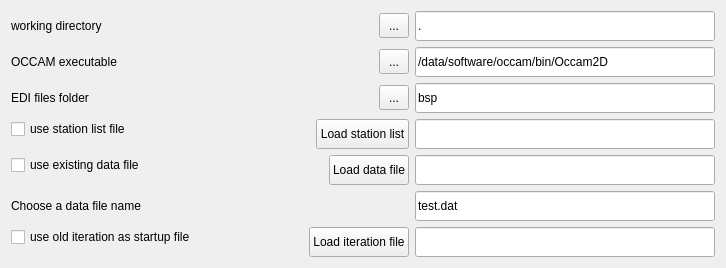
  <widget class="QWidget" name="layoutWidget">
   <property name="geometry">
    <rect>
     <x>142</x>
     <y>26</y>
     <width>726</width>
     <height>262</height>
    </rect>
   </property>
   <layout class="QFormLayout" name="formLayout_9">
    <item row="0" column="0">
     <layout class="QHBoxLayout" name="horizontalLayout_8">
      <item>
       <widget class="QLabel" name="label_2">
        <property name="sizePolicy">
         <sizepolicy hsizetype="Preferred" vsizetype="MinimumExpanding">
          <horstretch>0</horstretch>
          <verstretch>0</verstretch>
         </sizepolicy>
        </property>
        <property name="text">
         <string>working directory</string>
        </property>
       </widget>
      </item>
      <item>
       <spacer name="horizontalSpacer_40">
        <property name="orientation">
         <enum>Qt::Horizontal</enum>
        </property>
        <property name="sizeHint" stdset="0">
         <size>
          <width>40</width>
          <height>20</height>
         </size>
        </property>
       </spacer>
      </item>
     </layout>
    </item>
    <item row="0" column="1">
     <layout class="QHBoxLayout" name="horizontalLayout">
      <item>
       <spacer name="horizontalSpacer_5">
        <property name="orientation">
         <enum>Qt::Horizontal</enum>
        </property>
        <property name="sizeHint" stdset="0">
         <size>
          <width>40</width>
          <height>20</height>
         </size>
        </property>
       </spacer>
      </item>
      <item>
       <widget class="QToolButton" name="button_browse_wd">
        <property name="sizePolicy">
         <sizepolicy hsizetype="Fixed" vsizetype="Fixed">
          <horstretch>0</horstretch>
          <verstretch>0</verstretch>
         </sizepolicy>
        </property>
        <property name="minimumSize">
         <size>
          <width>30</width>
          <height>25</height>
         </size>
        </property>
        <property name="maximumSize">
         <size>
          <width>30</width>
          <height>25</height>
         </size>
        </property>
        <property name="text">
         <string>...</string>
        </property>
       </widget>
      </item>
      <item>
       <widget class="QLineEdit" name="lineEdit_browse_wd">
        <property name="minimumSize">
         <size>
          <width>300</width>
          <height>30</height>
         </size>
        </property>
        <property name="maximumSize">
         <size>
          <width>500</width>
          <height>30</height>
         </size>
        </property>
        <property name="text">
         <string>.</string>
        </property>
       </widget>
      </item>
     </layout>
    </item>
    <item row="1" column="0">
     <layout class="QHBoxLayout" name="horizontalLayout_9">
      <item>
       <widget class="QLabel" name="label_5">
        <property name="text">
         <string>OCCAM executable</string>
        </property>
       </widget>
      </item>
      <item>
       <spacer name="horizontalSpacer_41">
        <property name="orientation">
         <enum>Qt::Horizontal</enum>
        </property>
        <property name="sizeHint" stdset="0">
         <size>
          <width>40</width>
          <height>20</height>
         </size>
        </property>
       </spacer>
      </item>
     </layout>
    </item>
    <item row="1" column="1">
     <layout class="QHBoxLayout" name="horizontalLayout_2">
      <item>
       <spacer name="horizontalSpacer_3">
        <property name="orientation">
         <enum>Qt::Horizontal</enum>
        </property>
        <property name="sizeHint" stdset="0">
         <size>
          <width>40</width>
          <height>20</height>
         </size>
        </property>
       </spacer>
      </item>
      <item>
       <widget class="QToolButton" name="button_browse_occam">
        <property name="sizePolicy">
         <sizepolicy hsizetype="Fixed" vsizetype="Fixed">
          <horstretch>0</horstretch>
          <verstretch>0</verstretch>
         </sizepolicy>
        </property>
        <property name="minimumSize">
         <size>
          <width>30</width>
          <height>25</height>
         </size>
        </property>
        <property name="maximumSize">
         <size>
          <width>30</width>
          <height>25</height>
         </size>
        </property>
        <property name="text">
         <string>...</string>
        </property>
       </widget>
      </item>
      <item>
       <widget class="QLineEdit" name="lineEdit_browse_occam">
        <property name="minimumSize">
         <size>
          <width>300</width>
          <height>30</height>
         </size>
        </property>
        <property name="maximumSize">
         <size>
          <width>500</width>
          <height>30</height>
         </size>
        </property>
        <property name="text">
         <string>/data/software/occam/bin/Occam2D</string>
        </property>
       </widget>
      </item>
     </layout>
    </item>
    <item row="2" column="0">
     <layout class="QHBoxLayout" name="horizontalLayout_10">
      <item>
       <widget class="QLabel" name="label_28">
        <property name="sizePolicy">
         <sizepolicy hsizetype="Preferred" vsizetype="MinimumExpanding">
          <horstretch>0</horstretch>
          <verstretch>0</verstretch>
         </sizepolicy>
        </property>
        <property name="text">
         <string>EDI files folder</string>
        </property>
       </widget>
      </item>
      <item>
       <spacer name="horizontalSpacer_42">
        <property name="orientation">
         <enum>Qt::Horizontal</enum>
        </property>
        <property name="sizeHint" stdset="0">
         <size>
          <width>40</width>
          <height>20</height>
         </size>
        </property>
       </spacer>
      </item>
     </layout>
    </item>
    <item row="2" column="1">
     <layout class="QHBoxLayout" name="horizontalLayout_3">
      <item>
       <spacer name="horizontalSpacer_10">
        <property name="orientation">
         <enum>Qt::Horizontal</enum>
        </property>
        <property name="sizeHint" stdset="0">
         <size>
          <width>40</width>
          <height>20</height>
         </size>
        </property>
       </spacer>
      </item>
      <item>
       <widget class="QToolButton" name="button_browse_edis">
        <property name="sizePolicy">
         <sizepolicy hsizetype="Fixed" vsizetype="Fixed">
          <horstretch>0</horstretch>
          <verstretch>0</verstretch>
         </sizepolicy>
        </property>
        <property name="minimumSize">
         <size>
          <width>30</width>
          <height>25</height>
         </size>
        </property>
        <property name="maximumSize">
         <size>
          <width>30</width>
          <height>25</height>
         </size>
        </property>
        <property name="text">
         <string>...</string>
        </property>
       </widget>
      </item>
      <item>
       <widget class="QLineEdit" name="lineEdit_browse_edis">
        <property name="minimumSize">
         <size>
          <width>300</width>
          <height>30</height>
         </size>
        </property>
        <property name="maximumSize">
         <size>
          <width>500</width>
          <height>30</height>
         </size>
        </property>
        <property name="text">
         <string>bsp</string>
        </property>
       </widget>
      </item>
     </layout>
    </item>
    <item row="3" column="0">
     <layout class="QHBoxLayout" name="horizontalLayout_11">
      <item>
       <widget class="QCheckBox" name="checkBox_usestationlist">
        <property name="text">
         <string>use station list file</string>
        </property>
       </widget>
      </item>
      <item>
       <spacer name="horizontalSpacer_43">
        <property name="orientation">
         <enum>Qt::Horizontal</enum>
        </property>
        <property name="sizeHint" stdset="0">
         <size>
          <width>40</width>
          <height>20</height>
         </size>
        </property>
       </spacer>
      </item>
     </layout>
    </item>
    <item row="3" column="1">
     <layout class="QHBoxLayout" name="horizontalLayout_4">
      <item>
       <spacer name="horizontalSpacer_48">
        <property name="orientation">
         <enum>Qt::Horizontal</enum>
        </property>
        <property name="sizeHint" stdset="0">
         <size>
          <width>40</width>
          <height>20</height>
         </size>
        </property>
       </spacer>
      </item>
      <item>
       <widget class="QPushButton" name="pushButton_loadstations">
        <property name="sizePolicy">
         <sizepolicy hsizetype="Minimum" vsizetype="MinimumExpanding">
          <horstretch>0</horstretch>
          <verstretch>0</verstretch>
         </sizepolicy>
        </property>
        <property name="minimumSize">
         <size>
          <width>0</width>
          <height>25</height>
         </size>
        </property>
        <property name="maximumSize">
         <size>
          <width>3000</width>
          <height>30</height>
         </size>
        </property>
        <property name="text">
         <string>Load station list</string>
        </property>
        <property name="autoDefault">
         <bool>true</bool>
        </property>
       </widget>
      </item>
      <item>
       <widget class="QLineEdit" name="lineEdit_browse_stations">
        <property name="sizePolicy">
         <sizepolicy hsizetype="MinimumExpanding" vsizetype="Fixed">
          <horstretch>0</horstretch>
          <verstretch>0</verstretch>
         </sizepolicy>
        </property>
        <property name="minimumSize">
         <size>
          <width>300</width>
          <height>30</height>
         </size>
        </property>
        <property name="maximumSize">
         <size>
          <width>500</width>
          <height>30</height>
         </size>
        </property>
       </widget>
      </item>
     </layout>
    </item>
    <item row="4" column="0">
     <layout class="QHBoxLayout" name="horizontalLayout_12">
      <item>
       <widget class="QCheckBox" name="checkBox_usedatafile">
        <property name="text">
         <string>use existing data file</string>
        </property>
       </widget>
      </item>
      <item>
       <spacer name="horizontalSpacer_44">
        <property name="orientation">
         <enum>Qt::Horizontal</enum>
        </property>
        <property name="sizeHint" stdset="0">
         <size>
          <width>40</width>
          <height>20</height>
         </size>
        </property>
       </spacer>
      </item>
     </layout>
    </item>
    <item row="4" column="1">
     <layout class="QHBoxLayout" name="horizontalLayout_5">
      <item>
       <spacer name="horizontalSpacer_47">
        <property name="orientation">
         <enum>Qt::Horizontal</enum>
        </property>
        <property name="sizeHint" stdset="0">
         <size>
          <width>40</width>
          <height>20</height>
         </size>
        </property>
       </spacer>
      </item>
      <item>
       <widget class="QPushButton" name="pushButton_loaddatafile">
        <property name="sizePolicy">
         <sizepolicy hsizetype="Minimum" vsizetype="MinimumExpanding">
          <horstretch>0</horstretch>
          <verstretch>0</verstretch>
         </sizepolicy>
        </property>
        <property name="minimumSize">
         <size>
          <width>0</width>
          <height>25</height>
         </size>
        </property>
        <property name="maximumSize">
         <size>
          <width>16777215</width>
          <height>30</height>
         </size>
        </property>
        <property name="text">
         <string>Load data file</string>
        </property>
        <property name="autoDefault">
         <bool>true</bool>
        </property>
       </widget>
      </item>
      <item>
       <widget class="QLineEdit" name="lineEdit_browse_datafile">
        <property name="sizePolicy">
         <sizepolicy hsizetype="MinimumExpanding" vsizetype="Fixed">
          <horstretch>0</horstretch>
          <verstretch>0</verstretch>
         </sizepolicy>
        </property>
        <property name="minimumSize">
         <size>
          <width>300</width>
          <height>30</height>
         </size>
        </property>
        <property name="maximumSize">
         <size>
          <width>500</width>
          <height>30</height>
         </size>
        </property>
       </widget>
      </item>
     </layout>
    </item>
    <item row="5" column="0">
     <layout class="QHBoxLayout" name="horizontalLayout_13">
      <item>
       <widget class="QLabel" name="label_3">
        <property name="text">
         <string>Choose a data file name</string>
        </property>
       </widget>
      </item>
      <item>
       <spacer name="horizontalSpacer_46">
        <property name="orientation">
         <enum>Qt::Horizontal</enum>
        </property>
        <property name="sizeHint" stdset="0">
         <size>
          <width>40</width>
          <height>20</height>
         </size>
        </property>
       </spacer>
      </item>
     </layout>
    </item>
    <item row="5" column="1">
     <layout class="QHBoxLayout" name="horizontalLayout_6">
      <item>
       <spacer name="horizontalSpacer_50">
        <property name="orientation">
         <enum>Qt::Horizontal</enum>
        </property>
        <property name="sizeHint" stdset="0">
         <size>
          <width>40</width>
          <height>20</height>
         </size>
        </property>
       </spacer>
      </item>
      <item>
       <widget class="QLineEdit" name="lineEdit_datafilename">
        <property name="sizePolicy">
         <sizepolicy hsizetype="MinimumExpanding" vsizetype="MinimumExpanding">
          <horstretch>0</horstretch>
          <verstretch>0</verstretch>
         </sizepolicy>
        </property>
        <property name="minimumSize">
         <size>
          <width>300</width>
          <height>30</height>
         </size>
        </property>
        <property name="maximumSize">
         <size>
          <width>500</width>
          <height>30</height>
         </size>
        </property>
        <property name="text">
         <string>test.dat</string>
        </property>
       </widget>
      </item>
     </layout>
    </item>
    <item row="6" column="0">
     <layout class="QHBoxLayout" name="horizontalLayout_14">
      <item>
       <widget class="QCheckBox" name="checkBox_usestartupfile">
        <property name="text">
         <string>use old iteration as startup file</string>
        </property>
       </widget>
      </item>
      <item>
       <spacer name="horizontalSpacer_7">
        <property name="orientation">
         <enum>Qt::Horizontal</enum>
        </property>
        <property name="sizeHint" stdset="0">
         <size>
          <width>40</width>
          <height>20</height>
         </size>
        </property>
       </spacer>
      </item>
     </layout>
    </item>
    <item row="6" column="1">
     <layout class="QHBoxLayout" name="horizontalLayout_7">
      <item>
       <spacer name="horizontalSpacer_49">
        <property name="orientation">
         <enum>Qt::Horizontal</enum>
        </property>
        <property name="sizeHint" stdset="0">
         <size>
          <width>40</width>
          <height>20</height>
         </size>
        </property>
       </spacer>
      </item>
      <item>
       <widget class="QPushButton" name="pushButton_loadstartupfile">
        <property name="sizePolicy">
         <sizepolicy hsizetype="Minimum" vsizetype="MinimumExpanding">
          <horstretch>0</horstretch>
          <verstretch>0</verstretch>
         </sizepolicy>
        </property>
        <property name="minimumSize">
         <size>
          <width>0</width>
          <height>25</height>
         </size>
        </property>
        <property name="maximumSize">
         <size>
          <width>16777215</width>
          <height>30</height>
         </size>
        </property>
        <property name="text">
         <string>Load iteration file</string>
        </property>
        <property name="autoDefault">
         <bool>true</bool>
        </property>
       </widget>
      </item>
      <item>
       <widget class="QLineEdit" name="lineEdit_browse_startupfile">
        <property name="sizePolicy">
         <sizepolicy hsizetype="MinimumExpanding" vsizetype="Fixed">
          <horstretch>0</horstretch>
          <verstretch>0</verstretch>
         </sizepolicy>
        </property>
        <property name="minimumSize">
         <size>
          <width>300</width>
          <height>30</height>
         </size>
        </property>
        <property name="maximumSize">
         <size>
          <width>500</width>
          <height>30</height>
         </size>
        </property>
       </widget>
      </item>
     </layout>
    </item>
   </layout>
  </widget>
